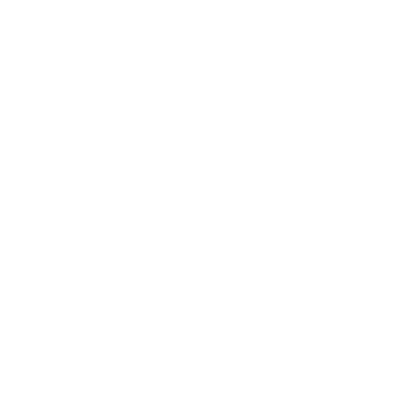
Frame 1 (no input)
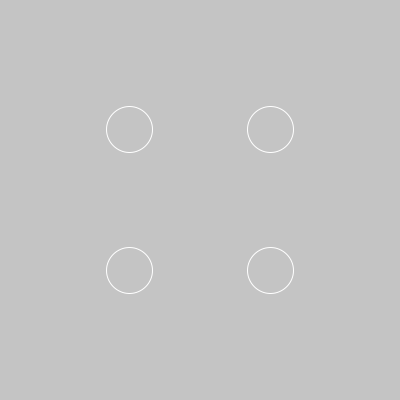
Frame 60 (the mouse pressed at the canvas centre just before this capture)
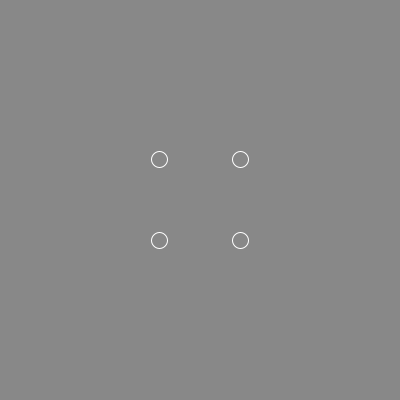
Frame 120 (the mouse held since frame 60 and released just before this capture)

The Processing sketch that drew these frames (run headless with seeded random() and noise(); from frame 60 on, the mouse is pressed at the canvas centre):

// Processing sketch: processing_16665
// ── processing_16665.pde

float ballA1=100;
float ballA2=100;
float ballB1=300;
float ballB2=100;
float ballC1=100;
float ballC2=300;
float ballD1=300;
float ballD2=300;
float ballSize=75;
float change=0.5;
float strokeSize=255;
float ballFill=255;
float bgColor=255;
float ballAlpha=0;

void setup(){
  size(400,400);
  smooth();
}

void draw(){
  background(bgColor);
  stroke(strokeSize);
  fill(ballFill,ballAlpha);
  
  ellipse(ballA1,ballA2,ballSize,ballSize);
  ellipse(ballB1,ballB2,ballSize,ballSize);
  ellipse(ballC1,ballC2,ballSize,ballSize);
  ellipse(ballD1,ballD2,ballSize,ballSize);
  
  ballA1=ballA1+change;
  ballA2=ballA2+change;
  ballB1=ballB1-change;
  ballB2=ballB2+change;
  ballC1=ballC1+change;
  ballC2=ballC2-change;
  ballD1=ballD1-change;
  ballD2=ballD2-change;
  ballSize=ballSize-change;
  ballFill=ballFill-1;
  strokeSize=strokeSize+change;
  bgColor=bgColor-1;
}
